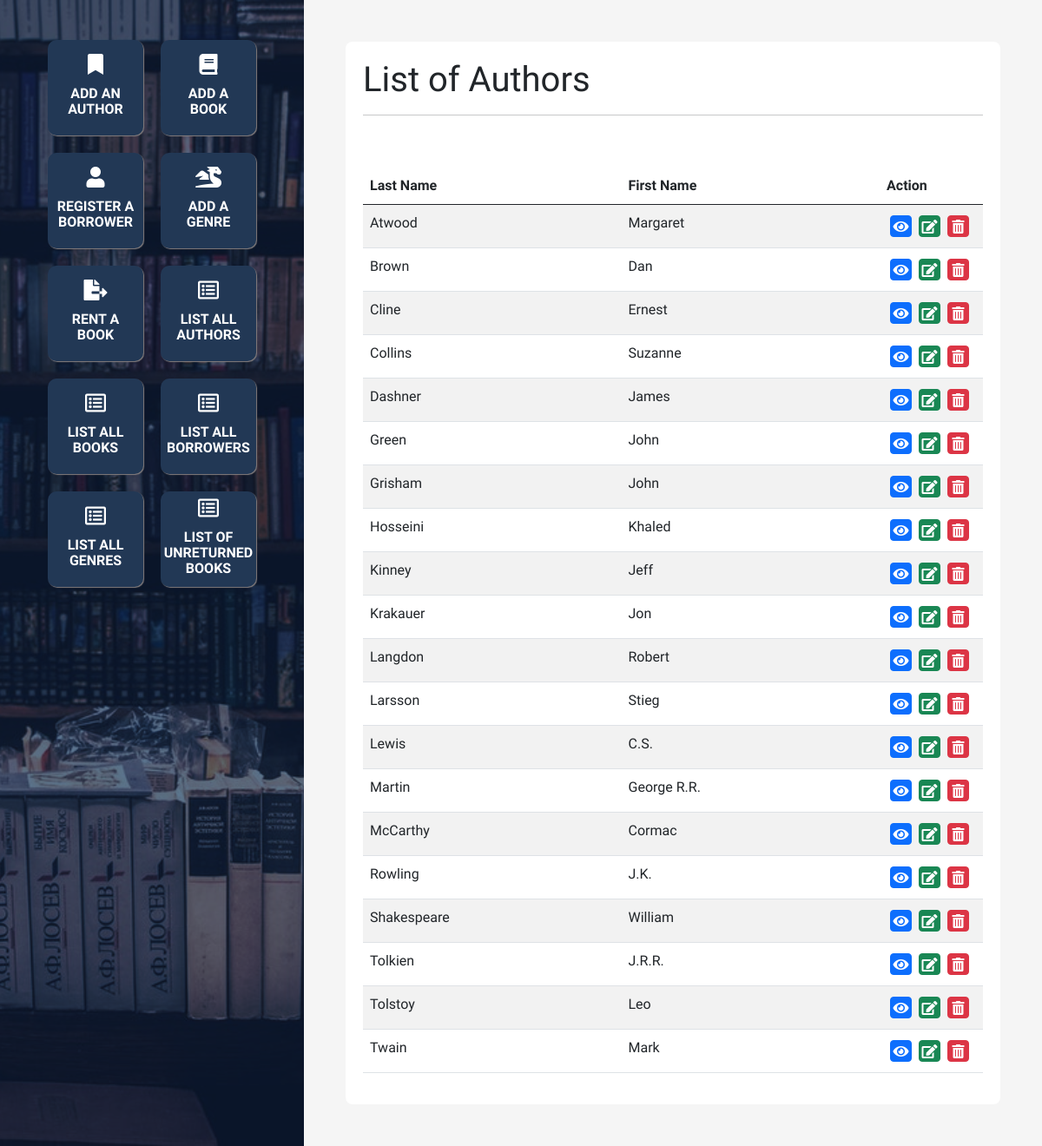
The app's page /list/authors.php, older data.
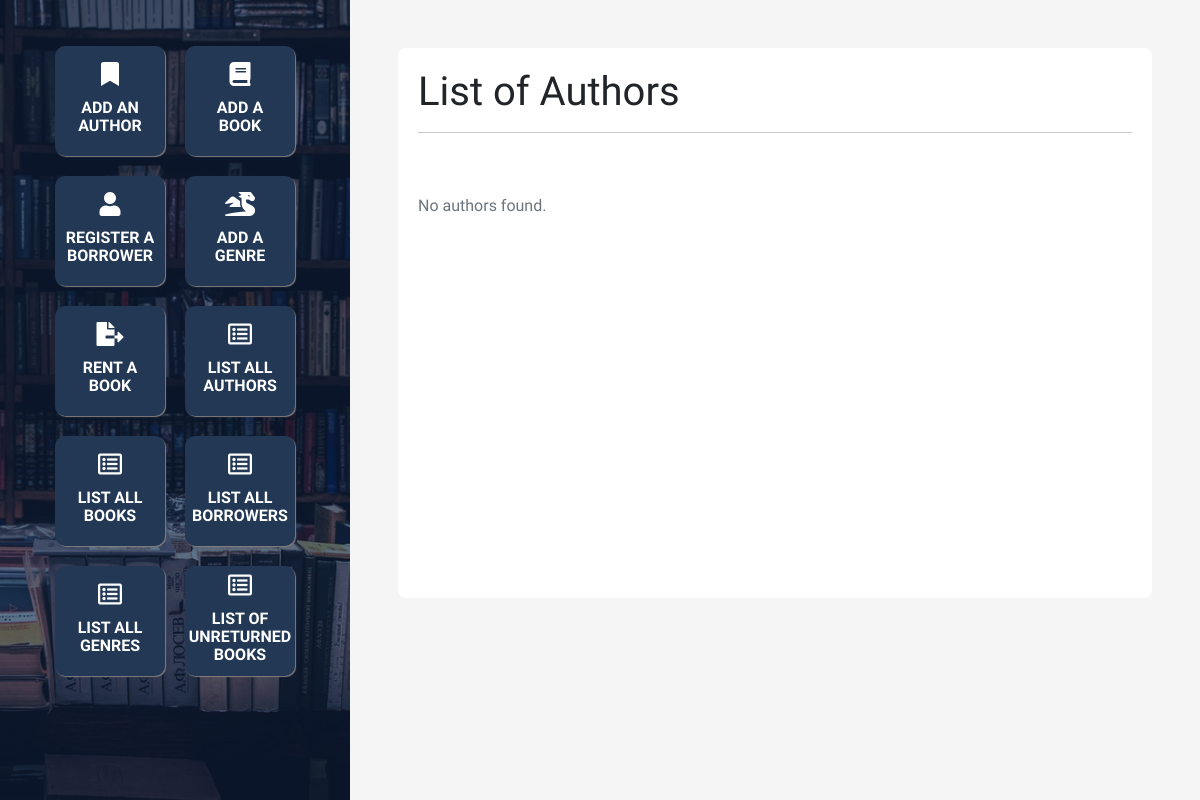
The same page, newer data.
### tables this page shows
create table AUTHOR(
    id int unsigned not null auto_increment,
    fName varchar(35),
    lName varchar(45) not null,
    unique (fName, lName),
    primary key (id)
);

### list/authors.php (the view, shortened to what this page needs)
<?php
    include '../config.php';
    include '../head.php';
    include '../footer.php';
?>
<div class="right p-5">
    <main>
        <h1>List of Authors</h1>
        <hr>
        <?php
            $sql = 'select id, lName, fName from AUTHOR order by lName asc';
            $result = $conn->query($sql);
            if (!$result)
            {
                echo '<div class="bg-danger text-white p-3 mb-5">Connection error!</div>';
                exit;
            }
            else if ($result->num_rows > 0)
            {
                echo '<table class="table table-striped">';
                echo '<thead>';
                echo '<tr>';
                echo '<th scope="col-5">Last Name</th>';
                echo '<th scope="col-5">First Name</th>';
                echo '<th scope="col-2">Action</th>';
                echo '</tr>';
                echo '</thead>';
                echo '<tbody>';
                while($row = $result->fetch_assoc())
                {
                    echo '<tr>';
                    echo '<td class="col-5">'.$row['lName'].'</td>';
                    echo '<td class="col-5">'.$row['fName'].'</td>';
                    echo '<td class="col">';
                    echo '<a title="Update" class="mx-1 my-1 p-1 btn btn-primary" href="../view/author.php?id='.$row['id'].'"><i class="fas fa-eye"></i>';
                    echo '<a title="Edit" class="mx-1 my-1 p-1 btn btn-success" href="../edit/author.php?id='.$row['id'].'"><i class="fas fa-edit"></i></a>';
                    echo '<a title="Delete" class="mx-1 my-1 p-1 btn btn-danger" href="../delete/author.php?id='.$row['id'].'"><i class="fas fa-trash-alt"></i></a>';
                    echo '</td>';
                    echo '</tr>';
                }
                echo '</tbody>';
                echo '</table>';
            }
            else
            {
                echo '<div class="text-muted">No authors found.</div>';
            }
        ?>
    </main>
</div>

Row changes from the older to the newer data that the page shows:
removed author: lName "Atwood", fName "Margaret"
removed author: lName "Brown", fName "Dan"
removed author: lName "Cline", fName "Ernest"
removed author: lName "Collins", fName "Suzanne"
removed author: lName "Dashner", fName "James"
removed author: lName "Green", fName "John"
removed author: lName "Grisham", fName "John"
removed author: lName "Hosseini", fName "Khaled"
removed author: lName "Kinney", fName "Jeff"
removed author: lName "Krakauer", fName "Jon"
removed author: lName "Langdon", fName "Robert"
removed author: lName "Larsson", fName "Stieg"
removed author: lName "Lewis", fName "C.S."
removed author: lName "Martin", fName "George R.R."
removed author: lName "McCarthy", fName "Cormac"
removed author: lName "Rowling", fName "J.K."
removed author: lName "Shakespeare", fName "William"
removed author: lName "Tolkien", fName "J.R.R."
removed author: lName "Tolstoy", fName "Leo"
removed author: lName "Twain", fName "Mark"
Text that changed along with them:
text no longer shown: "Last Name First Name Action"
text now shown: "No authors found."
